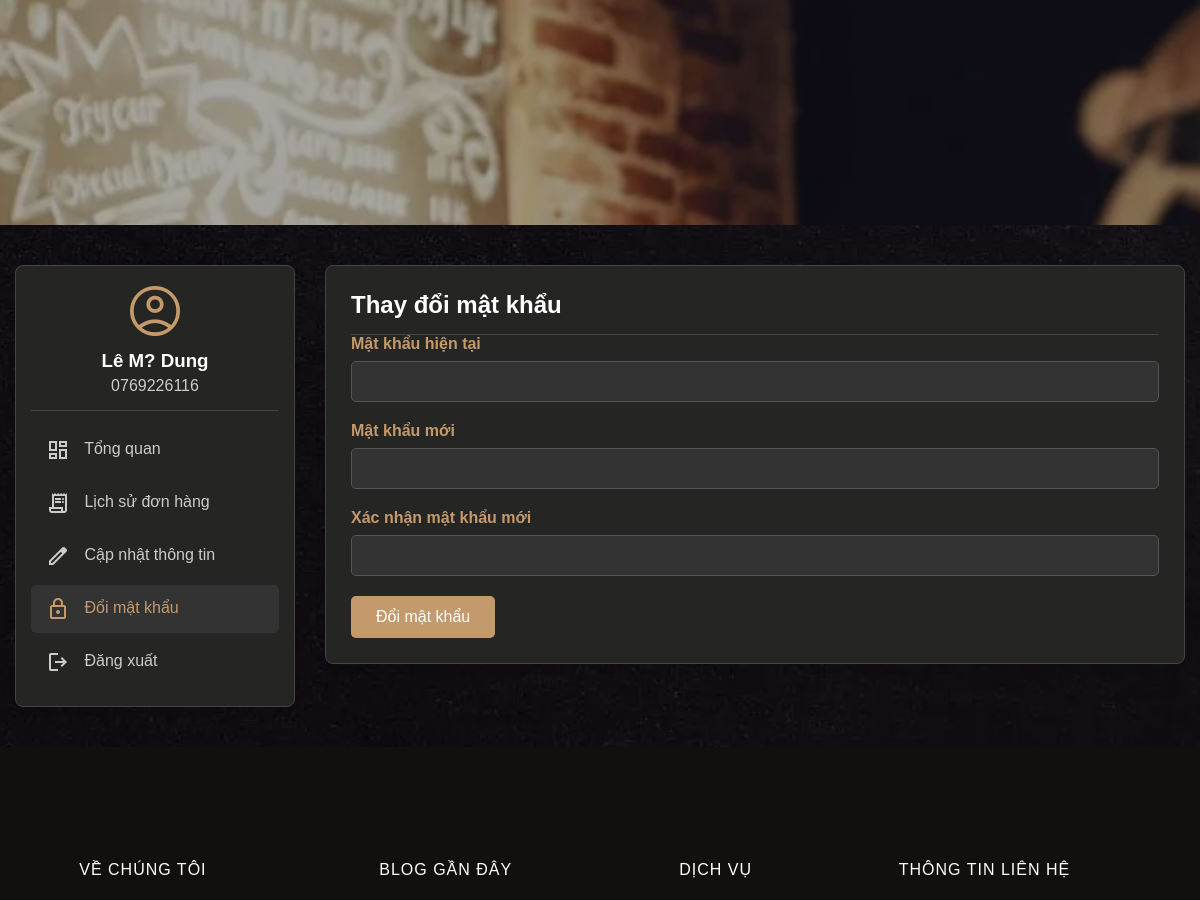
/Page/change_password.php (signed in, middle part), run on an earlier commit of the app's database.
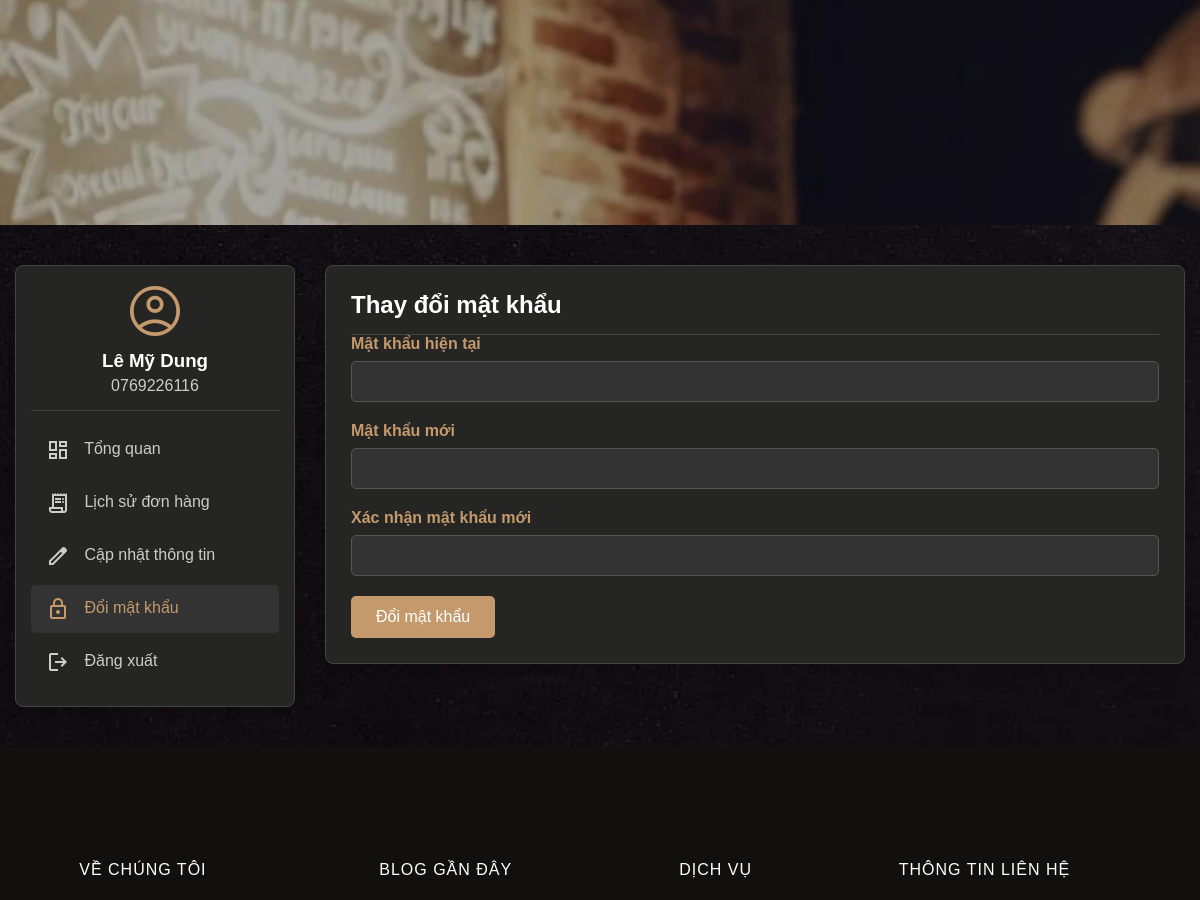
And on a later commit of the database.
### tables this page shows
CREATE TABLE IF NOT EXISTS `taikhoan` (
  `idTaiKhoan` int NOT NULL AUTO_INCREMENT,
  `HoTen` varchar(255) DEFAULT NULL,
  `sdt` varchar(11) DEFAULT NULL,
  `MatKhau` char(100) DEFAULT NULL,
  `DiaChi` varchar(255) DEFAULT NULL,
  `ChucVu` varchar(45) DEFAULT 'KhÃ¡ch hÃ ng',
  PRIMARY KEY (`idTaiKhoan`)
);

### Page/change_password.php (the view, shortened to what this page needs)
<?php
include_once '../PHP/Connect.php';
$id_tai_khoan = $_SESSION['id'];
if ($_SERVER['REQUEST_METHOD'] === 'POST') {
    $current_password = $_POST['current_password'];
    $new_password = $_POST['new_password'];
    $confirm_password = $_POST['confirm_password'];
    $sql = "SELECT MatKhau, HoTen, sdt FROM taikhoan WHERE idTaiKhoan = ?";
    $stmt = $conn->prepare($sql);
    $stmt->bind_param("i", $id_tai_khoan);
    $stmt->execute();
    $result = $stmt->get_result();
    $user = $result->fetch_assoc();
    if (password_verify($current_password, $user['MatKhau'])) {
        if ($new_password === $confirm_password) {
            $hashed_password = password_hash($new_password, PASSWORD_DEFAULT);
            $update_sql = "UPDATE taikhoan SET MatKhau = ? WHERE idTaiKhoan = ?";
            $update_stmt = $conn->prepare($update_sql);
            $update_stmt->bind_param("si", $hashed_password, $id_tai_khoan);
            if ($update_stmt->execute()) {
                $message = "Đổi mật khẩu thành công!";
                $error = false;
            } else {
                $message = "Có lỗi xảy ra, không thể cập nhật mật khẩu.";
                $error = true;
            }
        } else {
            $message = "Mật khẩu mới không khớp. Vui lòng nhập lại.";
            $error = true;
        }
    } else {
        $message = "Mật khẩu hiện tại không đúng.";
        $error = true;
    }
} else {
    $sql = "SELECT HoTen, sdt FROM taikhoan WHERE idTaiKhoan = ?";
    $stmt = $conn->prepare($sql);
    $stmt->bind_param("i", $id_tai_khoan);
    $stmt->execute();
    $user = $stmt->get_result()->fetch_assoc();
}
?>
<!DOCTYPE html>
<html lang="vi">
<head>
    <link rel="stylesheet" href="../Css/cart.css">
    <link rel="stylesheet" href="https://cdnjs.cloudflare.com/ajax/libs/font-awesome/4.7.0/css/font-awesome.min.css">
</head>
<body>
    <div class="banner">
    </div>
    <div class="account-container">
        <div class="account-layout">
            <aside class="account-sidebar">
                <div class="profile-card">
                    <span class="material-symbols-outlined icon">account_circle</span>
                    <h3><?php echo htmlspecialchars($user['HoTen']); ?></h3>
                    <p><?php echo htmlspecialchars($user['sdt']); ?></p>
                </div>
                <nav class="account-nav">
                    <a href="my_account.php"><span class="material-symbols-outlined">dashboard</span> Tổng quan</a>
                    <a href="order_history.php"><span class="material-symbols-outlined">receipt_long</span> Lịch sử đơn hàng</a>
                    <a href="update_profile.php"><span class="material-symbols-outlined">edit</span> Cập nhật thông tin</a>
                    <a href="change_password.php" class="active"><span class="material-symbols-outlined">lock</span> Đổi mật khẩu</a>
                    <a href="../PHP/Logout.php"><span class="material-symbols-outlined">logout</span> Đăng xuất</a>
                </nav>
            </aside>
            <main class="account-main">
                <div class="content-box">
                    <h2>Thay đổi mật khẩu</h2>
                    <form action="change_password.php" method="POST">
                        <div class="form-group">
                            <label for="current_password">Mật khẩu hiện tại</label>
                            <input type="password" id="current_password" name="current_password" required>
                        </div>
                        <div class="form-group">
                            <label for="new_password">Mật khẩu mới</label>
                            <input type="password" id="new_password" name="new_password" required>
                        </div>
                        <div class="form-group">
                            <label for="confirm_password">Xác nhận mật khẩu mới</label>
                            <input type="password" id="confirm_password" name="confirm_password" required>
                        </div>
                        <button type="submit" class="btn-submit">Đổi mật khẩu</button>
                    </form>
                </div>
            </main>
        </div>
    </div>
    <?php include '../PHP/Footer.php'; ?>
</body>
</html>

What changed in the data, as far as the page shows it:
changed taikhoan: HoTen "Lê M? Dung" → "Lê Mỹ Dung"
